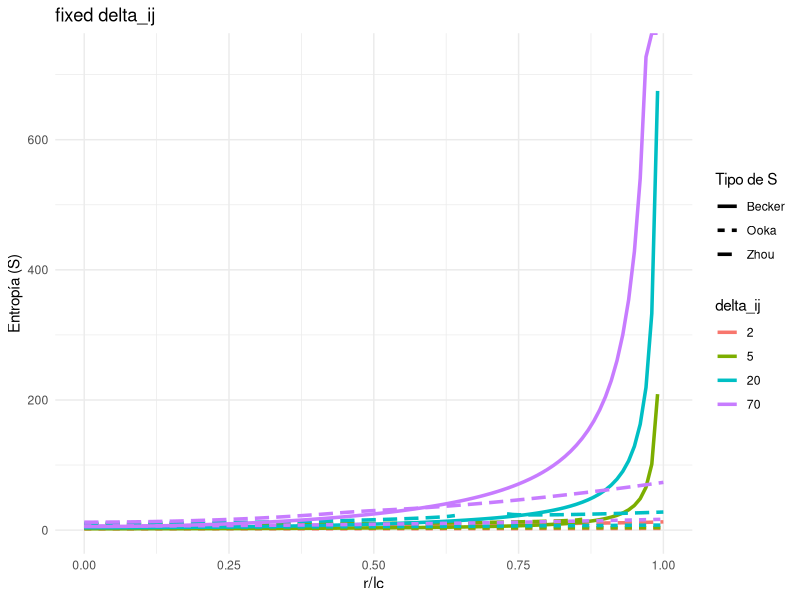
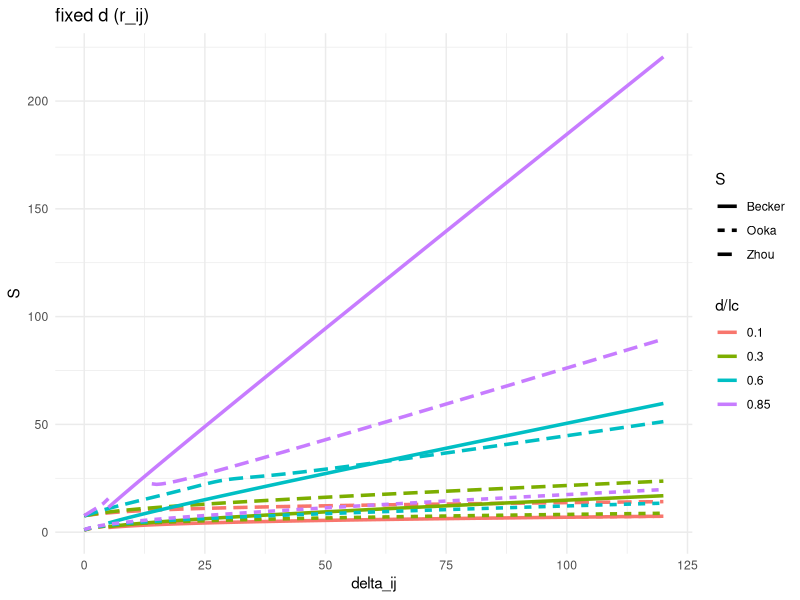

Here is the R script that generated these plots, in order:
library(ggplot2)
library(dplyr)
library(tidyr)

# Parámetros
lp <- 3.04  # Longitud de persistencia en Amstrongs

# Función S1 (Ooka)
calc_S1 <- function(d, delta_ji) {
  lc <- (delta_ji + 2) * 3.8
  d <- d * lc
  S <- 1.5 * log(delta_ji + 2) + 1.5 * (d^2 - 3.8^2) / (lc * 2 * 20)
  return(S)
}

# Función S2 (Zhou)
calc_S2 <- function(d, delta_ji) {
  lc <- (delta_ji + 2) * 3.8
  d <- d * lc
  w <- (5.0 * lp / (4.0 * lc)) - (2.0 * d^2 / lc^2) +
    (33.0 * d^4 / (80.0 * lp * lc^3)) + 
    (79.0 * lp^2 / (160.0 * lc^2)) + 
    (329.0 * d^2 * lp / (120.0 * lc^3)) - 
    (6799.0 * d^4 / (1600.0 * lc^4)) + 
    (3441.0 * d^6 / (2800.0 * lp * lc^5)) - 
    (1089.0 * d^8 / (12800.0 * lp^2 * lc^6))
  S <- 1.5 * log(4 * pi * lp * lc / 3) + 3 * d^2 / (4 * lp * lc) - log(1 - w)
  return(S)
}

# Función S3 (Becker) [S3=-logQ]
calc_Q <- function(d, delta_ji) {
  a <- 14.054
  b <- 0.473
  Lc <- (delta_ji + 2) * 3.8
  kappa <- lp / Lc #lp here is not the same as in other functions
  c <- 1 - (1 + (0.38 * kappa^(-0.95))^-5)^(-1/5)
  d_val <- ifelse(kappa < 1/8, 0, 1 / (0.177 / (kappa - 0.111) + 6.40 * (kappa - 0.111)^0.783))
  
  cij <- matrix(
    c(-3/4, 23/64, -7/64, 
      -1/2, 17/16, -9/16), 
    nrow = 2, byrow = TRUE
  )
  
  J_SYD <- ifelse(kappa <= 1/8, (3/4 * pi * kappa)^(3/2) * (1 - 5 * kappa / 4), 
                  112.04 * kappa^2 * exp(0.246 / kappa - a * kappa))
  
  term1 <- ((1 - c * d^2) / (1 - d^2))^(5/2)
  term2 <- 0
  i_values <- c(-1, 0)
  j_values <- 1:3
  for (i in seq_along(i_values)) {
    for (j in seq_along(j_values)) {
      term2 <- term2 + cij[i, j] * kappa^i_values[i] * d^(2 * j_values[j])
    }
  }
  term2 <- exp(term2 / (1 - d^2))
  term3 <- exp(-d_val * kappa * a * b * (1 + b) * d^2 / (1 - b^2 * d^2))
  term4 <- besselI(-d_val * kappa * a * (1 + b) * d / (1 - b^2 * d^2), nu = 0)
  
  Q_r <- J_SYD * term1 * term2 * term3 * term4
  return(Q_r)
}

# Valores de delta_ji y rango de d
delta_ji <- c(2, 5, 20, 70)
d <- seq(0, 1, 0.01)

# Calcular las tres entropías
data <- expand.grid(d = d, delta_ji = delta_ji) %>%
  mutate(Ooka = mapply(calc_S1, d, delta_ji),
         Zhou = mapply(calc_S2, d, delta_ji),
         Becker = -log(mapply(calc_Q, d, delta_ji)))

# Convertir los datos a formato largo
data_long <- data %>%
  gather(key = "S_type", value = "S_value", Ooka, Zhou, Becker)

# Graficar
ggplot(data_long, aes(x = d, y = S_value, color = factor(delta_ji), linetype = S_type)) +
  geom_line(size = 1.2) + 
  labs(title = "fixed delta_ij", 
       x = "r/lc", 
       y = "Entropía (S)", 
       color = "delta_ij", 
       linetype = "Tipo de S") +
  theme_minimal()


################# FIXED DISTANCE


d <- c(0.1, 0.3 , 0.6,0.85)
delta_ji <- seq(0,120,1)

data2 <- expand.grid(d = d, delta_ji = delta_ji) %>%
  mutate(Ooka = mapply(calc_S1, d, delta_ji),
         Zhou = mapply(calc_S2, d, delta_ji),
         Becker = -log(mapply(calc_Q, d, delta_ji)))

data_long2 <- data2 %>%
  gather(key = "S_type", value = "S_value", Ooka, Zhou, Becker)

ggplot(data_long2, aes(x = delta_ji, y = S_value, color = factor(d), linetype = S_type)) +
  geom_line(size = 1.2) + 
  labs(title = "fixed d (r_ij)", 
       x = "delta_ij", 
       y = "S", 
       color = "d/lc", 
       linetype = "S") +
  theme_minimal()